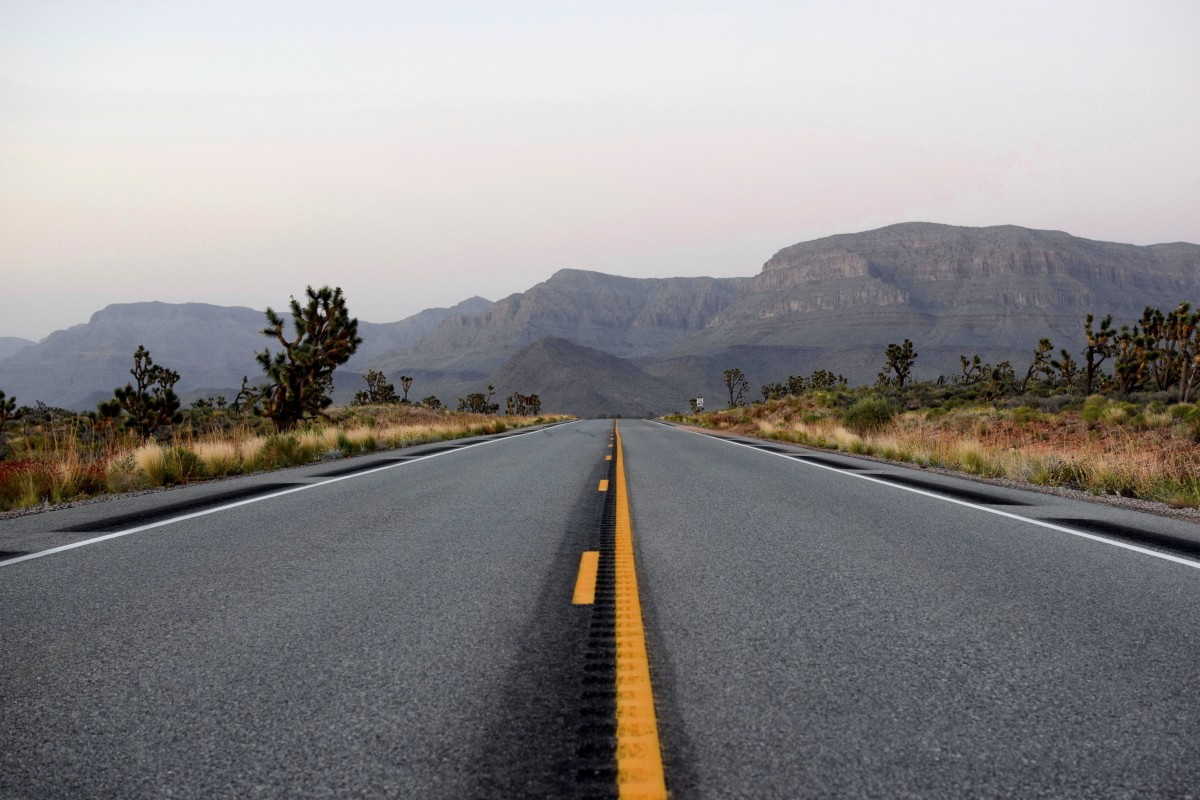
#> input picture horizon_finder/test_images/road_asphalt_highway_mountain_tree-61355.jpg, 1200 x 800 px
$ python opencv_test.py
#> lines starting #> are read from the running program, lines starting #| are printed output that depends on the picture; after the words box and inside, x2 and y2 are one past the last pixel; in counts of white or black regions, pixels touching at a corner belong together
import numpy as np
import cv2 as cv
from matplotlib import pyplot as plt

test_landscape_image = './test_images/road_asphalt_highway_mountain_tree-61355.jpg'

# Lots of image processing tools that may apply:
# https://docs.opencv.org/4.x/d2/d96/tutorial_py_table_of_contents_imgproc.html

#   Canny Edge: https://docs.opencv.org/4.x/da/d22/tutorial_py_canny.html
#   Image Segmentation: https://docs.opencv.org/4.x/d3/db4/tutorial_py_watershed.html
#   Hough Line: https://docs.opencv.org/4.x/d6/d10/tutorial_py_houghlines.html

# Depth Map: https://docs.opencv.org/4.x/dd/d53/tutorial_py_depthmap.html

# Video tools: https://docs.opencv.org/4.x/d3/dd5/tutorial_table_of_content_other.html


# Canny Edge Test
img = cv.imread(test_landscape_image, cv.IMREAD_GRAYSCALE)
#> img: shape (800, 1200); min 0, max 242, mean 138
assert img is not None, "file could not be read, check with os.path.exists()"
edges = cv.Canny(img,100,200)
#> edges: shape (800, 1200); 4.6% white in thin lines or dots, all inside (x1, y1, x2, y2) = (0, 221, 1200, 800)
plt.imshow(edges,cmap = 'gray')
#plt.xticks([]), plt.yticks([])
plt.savefig("canny_edge_test.jpg")

# Image Segmentation test:
img = cv.imread(test_landscape_image)
#> img is the input picture: shape (800, 1200, 3); mean B, G, R 137.5, 137.3, 139.6
assert img is not None, "file could not be read, check with os.path.exists()"
gray = cv.cvtColor(img,cv.COLOR_BGR2GRAY)
ret, thresh = cv.threshold(gray,0,255,cv.THRESH_BINARY_INV+cv.THRESH_OTSU)
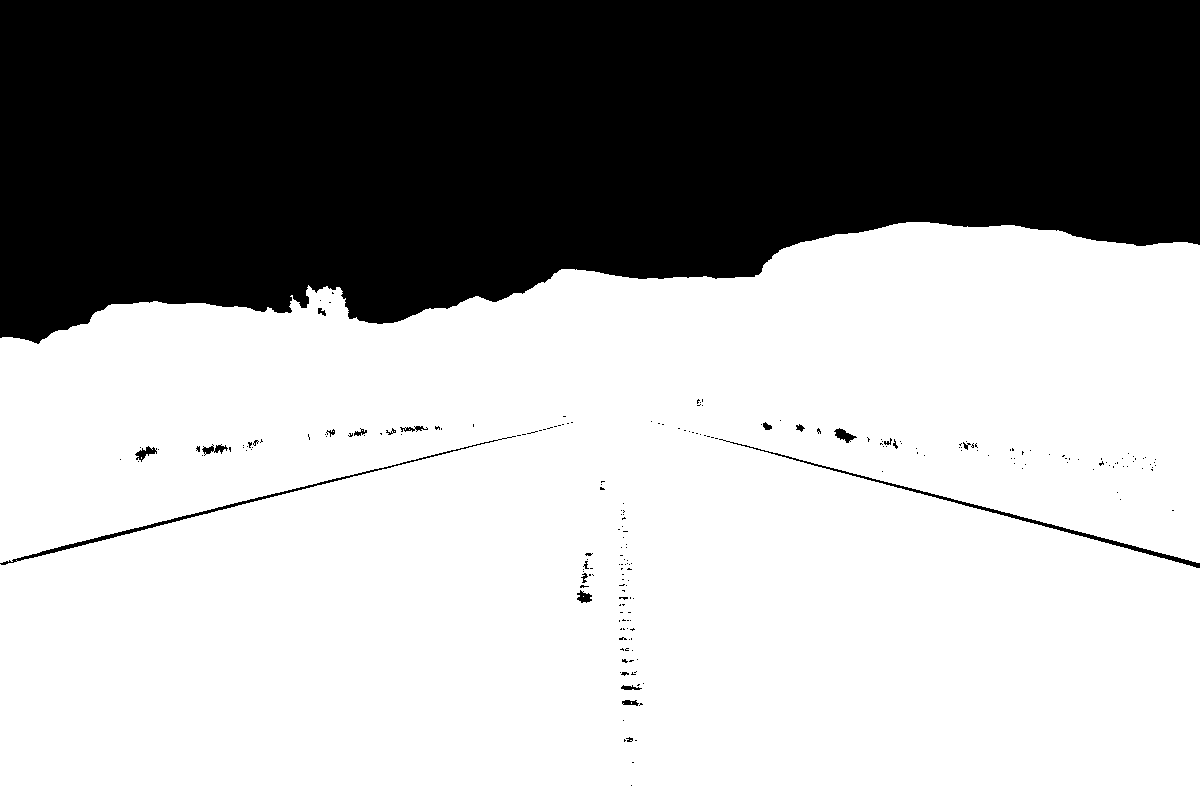
#> thresh: shape (800, 1200); 65% white; 224 black regions (201 under 20 px), largest, box (x1, y1, x2, y2) and area: (0, 0, 1200, 344) 331500, (719, 439, 1200, 568) 1436, (0, 436, 516, 565) 1374
#> ret = 158
plt.imshow(thresh,cmap = 'gray')
#plt.xticks([]), plt.yticks([])
plt.savefig("image_seg_test.jpg")

# Hough Line Test
img = cv.imread(test_landscape_image)
gray = cv.cvtColor(img,cv.COLOR_BGR2GRAY)
edges = cv.Canny(gray,50,150,apertureSize = 3)
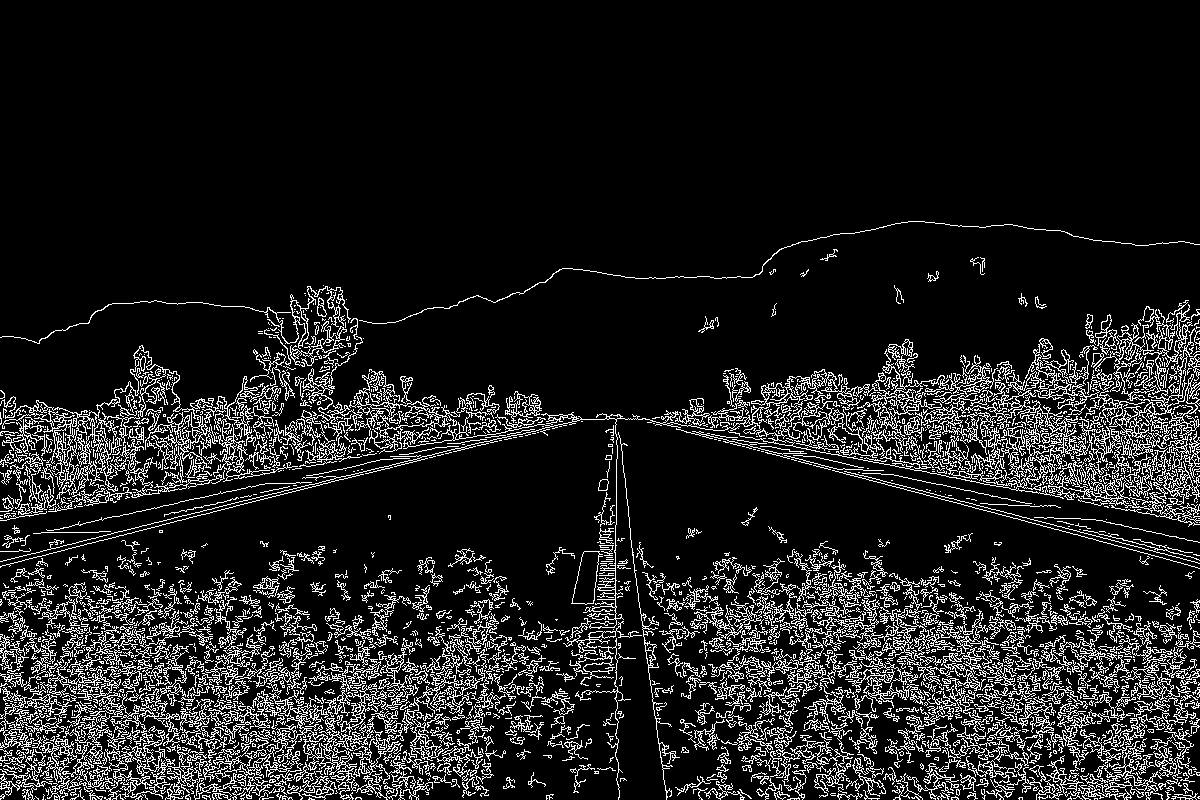
#> edges: shape (800, 1200); 12.1% white in thin lines or dots, all inside (x1, y1, x2, y2) = (0, 221, 1200, 800)
lines = cv.HoughLinesP(edges,1,np.pi/180,100,minLineLength=100,maxLineGap=10)
#> lines = 396 rows, first 6: [1058, 405, 1198, 400], [939, 386, 1196, 368], [43, 756, 368, 722], [861, 406, 985, 402], [24, 463, 134, 459], [194, 745, 372, 726]
for line in lines:
    x1,y1,x2,y2 = line[0]
    cv.line(img,(x1,y1),(x2,y2),(0,255,0),2)
#> this loop made 396 passes
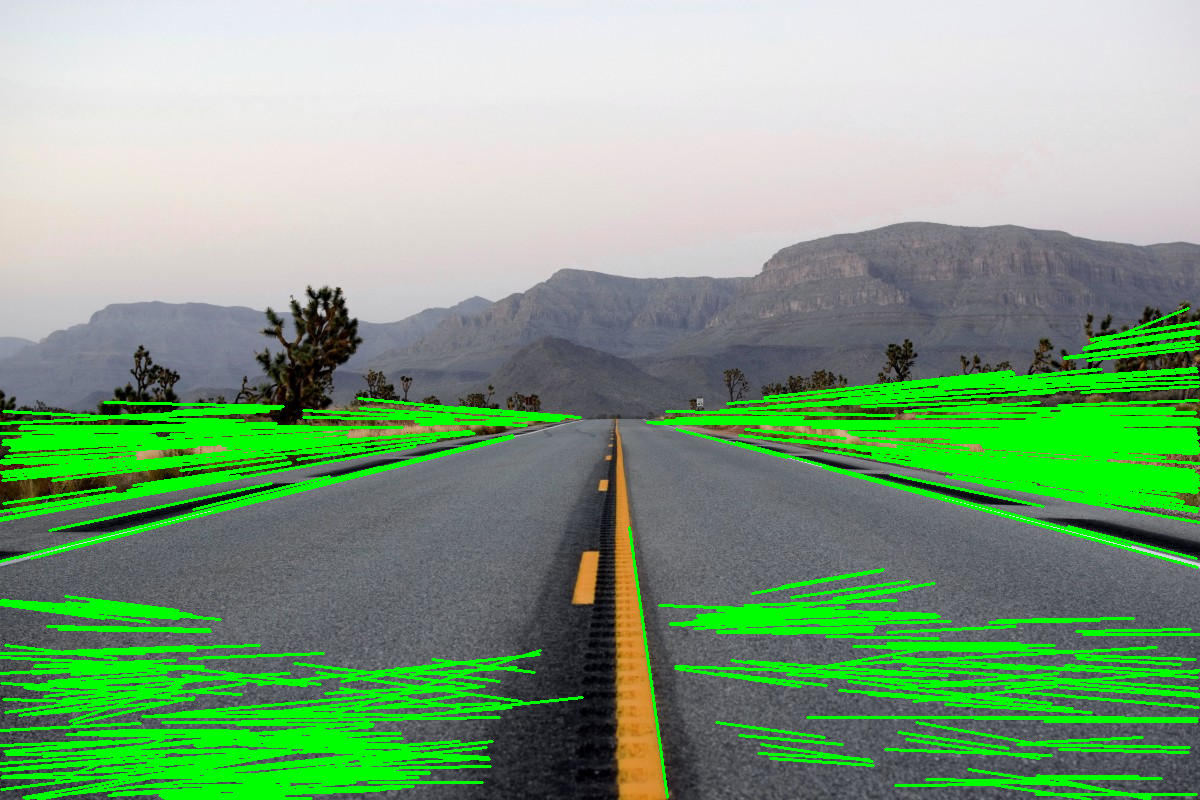
#> img: shape (800, 1200, 3); 15.44% of pixels changed, all inside (x1, y1, x2, y2) = (0, 307, 1200, 800)
cv.imwrite('hough_lines_test.jpg',img)

# Depth Map Test (doesn't work, supposed to have stereo images)
imgL = cv.imread(test_landscape_image, cv.IMREAD_GRAYSCALE)
imgR = cv.imread(test_landscape_image, cv.IMREAD_GRAYSCALE)

stereo = cv.StereoBM.create(numDisparities=16, blockSize=15)
disparity = stereo.compute(imgL,imgR)
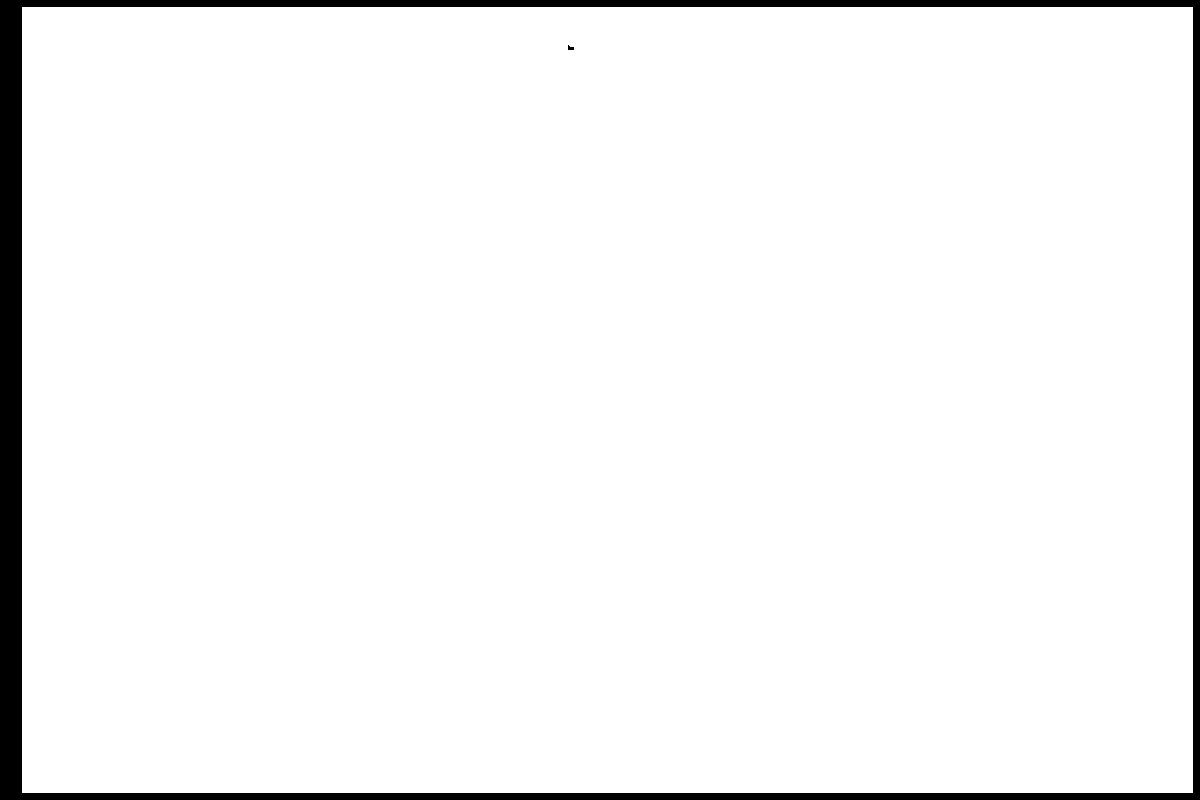
#> disparity: shape (800, 1200) int16; values -16 (black) and 0 (white), 95.9% white; 2 black regions, box (x1, y1, x2, y2) and area: (0, 0, 1200, 800) 39594, (568, 45, 574, 50) 21
plt.imshow(disparity,'gray')
plt.savefig("depth_map_test.jpg")

$ run again, with horizon_finder/test_images/landscape_with_clouds.jpg copied over horizon_finder/test_images/road_asphalt_highway_mountain_tree-61355.jpg
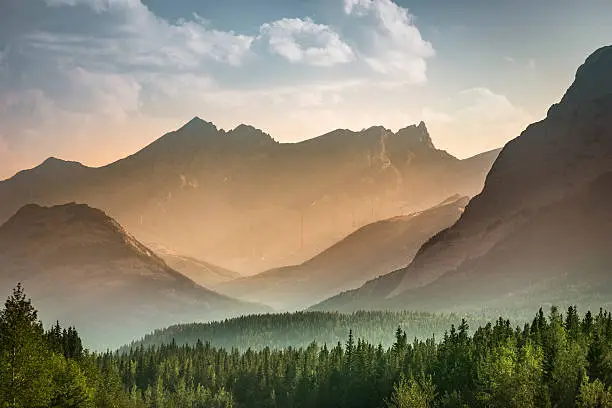
#> input picture horizon_finder/test_images/landscape_with_clouds.jpg, 612 x 408 px
#> img is the input picture: shape (408, 612, 3); mean B, G, R 111.9, 130.9, 137.9
#> `ret, thresh = cv.threshold(gray,0,255,cv.THRESH_BINARY_INV+cv.THRESH_O..`:
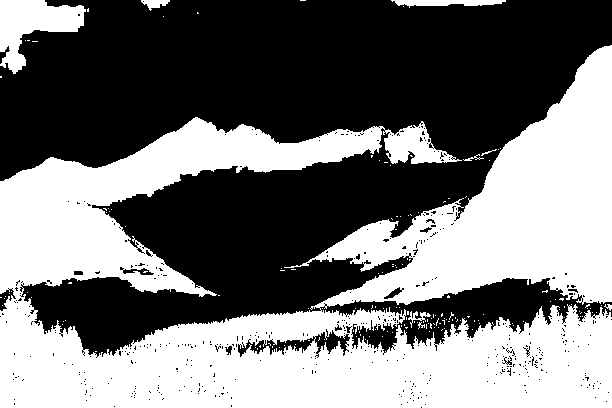
#> thresh: shape (408, 612); 46.3% white; 161 white regions (152 under 20 px), largest, box (x1, y1, x2, y2) and area: (0, 45, 612, 408) 111085, (0, 0, 86, 74) 3188, (391, 0, 506, 8) 581
#> ret = 127
#> lines = 80 rows, first 6: [316, 352, 580, 325], [0, 367, 520, 349], [257, 373, 470, 351], [420, 362, 611, 359], [156, 372, 283, 370], [288, 356, 544, 334]
#> the loop `for line in lines:` made 80 passes
#> `disparity = stereo.compute(imgL,imgR)`:
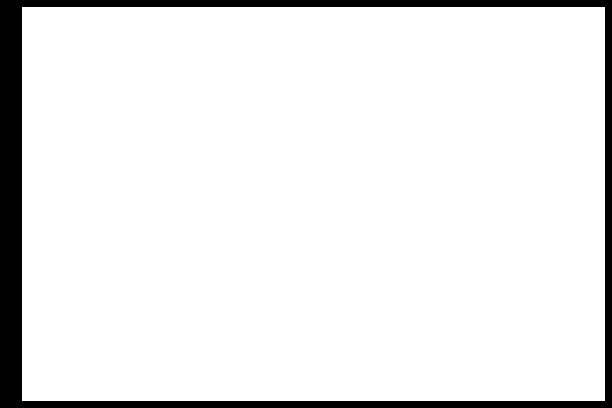
#> disparity: shape (408, 612) int16; values -16 (black) and 0 (white), 92% white; 1 black region, box (x1, y1, x2, y2) and area: (0, 0, 612, 408) 19994

$ run again, with horizon_finder/test_images/mountains-fjord_G4EWW6PIHV.jpg copied over horizon_finder/test_images/road_asphalt_highway_mountain_tree-61355.jpg
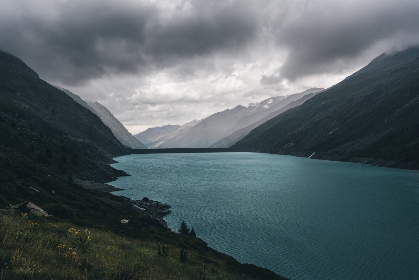
#> input picture horizon_finder/test_images/mountains-fjord_G4EWW6PIHV.jpg, 419 x 280 px
#> img is the input picture: shape (280, 419, 3); mean B, G, R 98.5, 94.4, 82
#> `ret, thresh = cv.threshold(gray,0,255,cv.THRESH_BINARY_INV+cv.THRESH_O..`:
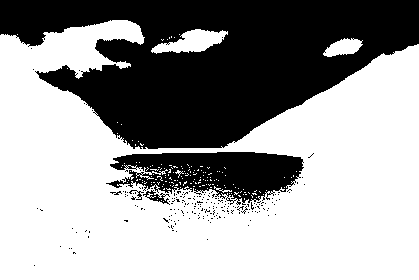
#> thresh: shape (280, 419); 61.5% white; 199 black regions (194 under 20 px), largest, box (x1, y1, x2, y2) and area: (0, 0, 419, 149) 38206, (106, 152, 304, 205) 6365, (143, 190, 170, 205) 138, (129, 190, 144, 200) 40, (110, 191, 122, 195) 21
#> ret = 102
#> lines = [[197, 152, 320, 87], [241, 151, 384, 166]]
#> the loop `for line in lines:` made 2 passes
#> `disparity = stereo.compute(imgL,imgR)`:
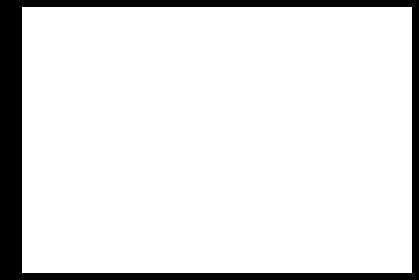
#> disparity: shape (280, 419) int16; values -16 (black) and 0 (white), 88.4% white; 1 black region, box (x1, y1, x2, y2) and area: (0, 0, 419, 280) 13580

$ run again, with horizon_finder/test_images/pexels-bri-schneiter-28802-346529.jpg copied over horizon_finder/test_images/road_asphalt_highway_mountain_tree-61355.jpg
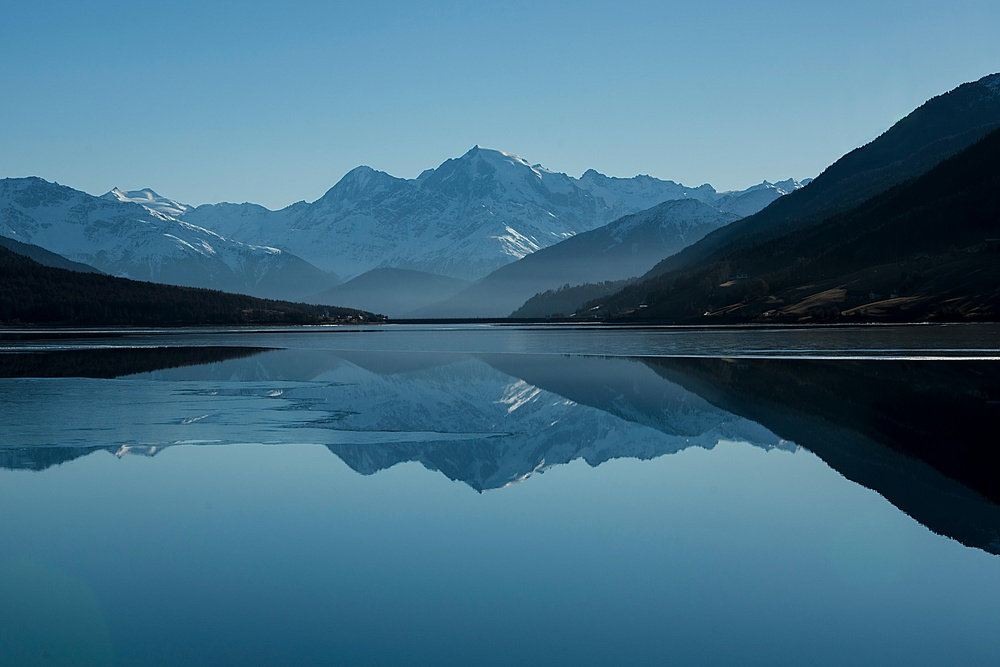
#> input picture horizon_finder/test_images/pexels-bri-schneiter-28802-346529.jpg, 1000 x 667 px, shrunk from 6000 x 4000 before the run
#> img is the input picture: shape (667, 1000, 3); mean B, G, R 131.6, 108.3, 65
#> `ret, thresh = cv.threshold(gray,0,255,cv.THRESH_BINARY_INV+cv.THRESH_O..`:
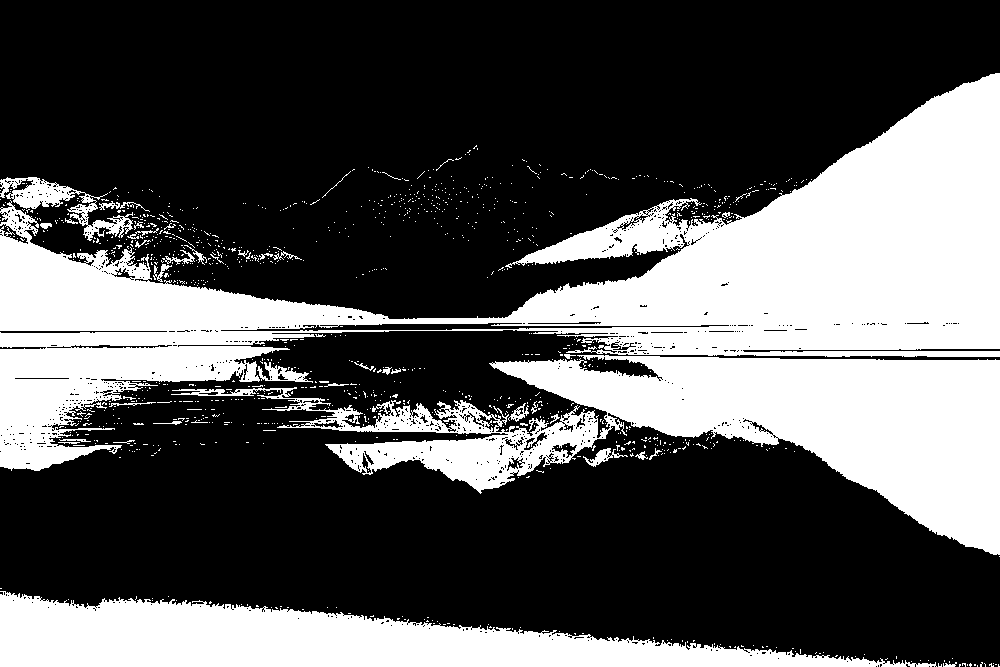
#> thresh: shape (667, 1000); 33.3% white; 1117 white regions (1077 under 20 px), largest, box (x1, y1, x2, y2) and area: (0, 73, 1000, 471) 117668, (171, 355, 1000, 555) 59742, (0, 591, 937, 667) 36991
#> ret = 83
#> lines = 18 rows, first 6: [645, 325, 782, 323], [40, 332, 217, 332], [472, 330, 589, 330], [456, 352, 616, 355], [182, 326, 309, 326], [764, 349, 999, 349]
#> the loop `for line in lines:` made 18 passes
#> `disparity = stereo.compute(imgL,imgR)`:
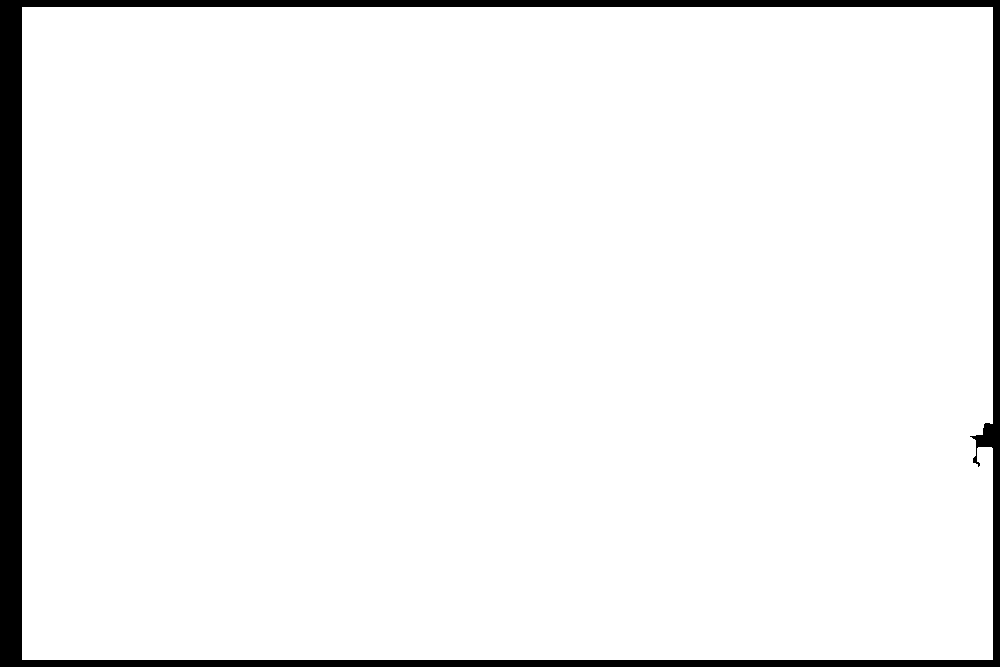
#> disparity: shape (667, 1000) int16; values -16 (black) and 0 (white), 95% white; 1 black region, box (x1, y1, x2, y2) and area: (0, 0, 1000, 667) 33313
